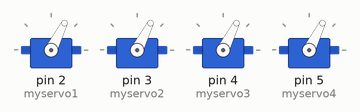
This sketch was run on a simulated Arduino Uno, built with avr-gcc and run on an emulated ATmega328P. Parts: 4 × servo.

Above: at 0.05 s.
At 0.5 s:
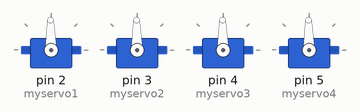
At 0.8 s:
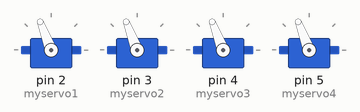
At 1.6 s:
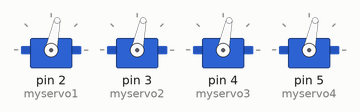
Timing chart, 0 to 4.3 s (numbered marks = the images above):
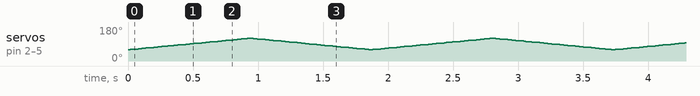

The sketch:

OttoBasicSweep.ino
```cpp
#include <Servo.h>

Servo myservo1;
Servo myservo2;
Servo myservo3;
Servo myservo4;

int pos = 0;

void setup() {
    myservo1.attach(2);
    myservo2.attach(3);
    myservo3.attach(4);
    myservo4.attach(5);
}

void loop() {
  for (pos = 60; pos <= 120; pos += 1) {
    myservo1.write(pos);
    myservo2.write(pos);
    myservo3.write(pos);
    myservo4.write(pos);

    delay(15);
  }
  for (pos = 120; pos >= 60; pos -= 1) {
    myservo1.write(pos);
    myservo2.write(pos);
    myservo3.write(pos);
    myservo4.write(pos);

    delay(15);
  }
}
```
